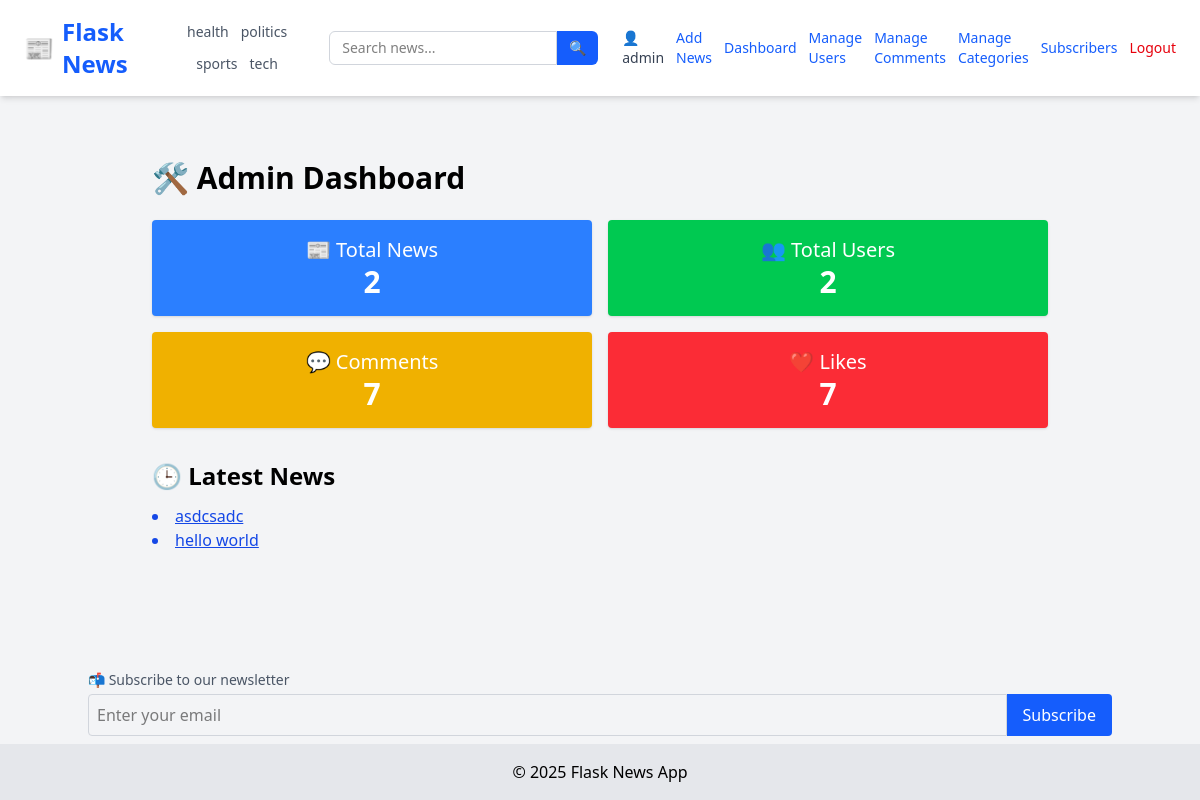
The page /admin/dashboard (signed in) on the database its author committed.
### tables this page shows
CREATE TABLE categories (
            id INTEGER PRIMARY KEY AUTOINCREMENT,
            name TEXT UNIQUE NOT NULL
        );

CREATE TABLE users (
            id INTEGER PRIMARY KEY AUTOINCREMENT,
            username TEXT NOT NULL,
            email TEXT UNIQUE NOT NULL,
            password TEXT NOT NULL,
            role TEXT DEFAULT 'user'
        );

CREATE TABLE news (
            id INTEGER PRIMARY KEY AUTOINCREMENT,
            title TEXT,
            content TEXT,
            image TEXT,
            author_id INTEGER,
            category_id INTEGER,
            view_count INTEGER DEFAULT 0,
            FOREIGN KEY(author_id) REFERENCES users(id),
            FOREIGN KEY(category_id) REFERENCES categories(id)
        );

### app/admin_routes.py (the view)
@admin.route('/admin/dashboard')
@login_required
@admin_only
def dashboard():
    conn = sqlite3.connect(current_app.config['DATABASE'])
    c = conn.cursor()
    c.execute("SELECT COUNT(*) FROM news")
    total_news = c.fetchone()[0]
    c.execute("SELECT COUNT(*) FROM users")
    total_users = c.fetchone()[0]
    c.execute("SELECT COUNT(*) FROM comments")
    total_comments = c.fetchone()[0]
    c.execute("SELECT COUNT(*) FROM likes")
    total_likes = c.fetchone()[0]
    c.execute("SELECT title, id FROM news ORDER BY id DESC LIMIT 5")
    latest_news = c.fetchall()
    conn.close()
    return render_template('admin/dashboard.html',
        total_news=total_news,
        total_users=total_users,
        total_comments=total_comments,
        total_likes=total_likes,
        latest_news=latest_news
    )

### app/__init__.py (called while the page is built)
def create_app():
    app = Flask(__name__, instance_relative_config=True)
    app.config.from_object('config.Config')
    from app.routes import main
    app.register_blueprint(main)
    from app.admin_routes import admin
    app.register_blueprint(admin)
    from app.user_routes import user
    app.register_blueprint(user)
    init_db(app)
    login_manager.init_app(app)
    @login_manager.user_loader
    def user_loader(user_id):
        return load_user(user_id)
    @app.context_processor
    def inject_now():
        return {'now': datetime.now}
    @app.context_processor
    def inject_categories():
        conn = sqlite3.connect(current_app.config['DATABASE'])
        c = conn.cursor()
        c.execute("SELECT id, name FROM categories ORDER BY name ASC")
        categories = c.fetchall()
        conn.close()
        return {'categories': categories}
    return app

### app/models.py (called while the page is built)
def load_user(user_id):
    conn = sqlite3.connect(current_app.config['DATABASE'])
    c = conn.cursor()
    c.execute("SELECT id, username,email, role FROM users WHERE id = ?", (user_id,))
    row = c.fetchone()
    conn.close()
    if row:
        return User(*row)
    return None

### app/utils.py (called while the page is built)
def admin_only(f):
    @wraps(f)
    def decorated(*args, **kwargs):
        if not current_user.is_authenticated or current_user.role != 'admin':
            abort(403)
        return f(*args, **kwargs)
    return decorated

### app/templates/admin/dashboard.html
{% extends "layout.html" %} {% block title %}Admin Dashboard{% endblock %} {%
block content %}
<div class="max-w-4xl mx-auto py-10">
  <h1 class="text-3xl font-bold mb-6">🛠️ Admin Dashboard</h1>
  <div class="grid grid-cols-2 gap-4 text-center text-white mb-8">
    <div class="bg-blue-500 p-4 rounded shadow">
      <p class="text-xl">📰 Total News</p>
      <p class="text-3xl font-bold">{{ total_news }}</p>
    </div>
    <div class="bg-green-500 p-4 rounded shadow">
      <p class="text-xl">👥 Total Users</p>
      <p class="text-3xl font-bold">{{ total_users }}</p>
    </div>
    <div class="bg-yellow-500 p-4 rounded shadow">
      <p class="text-xl">💬 Comments</p>
      <p class="text-3xl font-bold">{{ total_comments }}</p>
    </div>
    <div class="bg-red-500 p-4 rounded shadow">
      <p class="text-xl">❤️ Likes</p>
      <p class="text-3xl font-bold">{{ total_likes }}</p>
    </div>
  </div>
  <h2 class="text-2xl font-semibold mb-3">🕒 Latest News</h2>
  <ul class="list-disc list-inside text-blue-700">
    {% for n in latest_news %}
    <li>
      <a href="{{ url_for('main.view_news', id=n[1]) }}" class="underline"
        >{{ n[0] }}</a
      >
    </li>
    {% endfor %}
  </ul>
</div>
{% endblock %}

### app/templates/layout.html (shortened to what this page needs)
<!DOCTYPE html>
<html lang="en">
  <head>
    <link
      rel="stylesheet"
      href="https://cdnjs.cloudflare.com/ajax/libs/font-awesome/4.7.0/css/font-awesome.min.css"
    />
    <script src="https://cdn.jsdelivr.net/npm/@tailwindcss/browser@4"></script>
  </head>
  <body class="bg-gray-100 min-h-screen flex flex-col">
    <nav
      class="bg-white shadow-md px-6 py-4 flex flex-wrap md:flex-nowrap justify-between items-center"
    >
      <a
        href="/"
        class="text-2xl font-extrabold text-blue-600 flex items-center gap-2"
      >
        📰 <span>Flask News</span>
      </a>
      <div
        class="flex flex-wrap justify-center gap-3 mt-4 md:mt-0 md:ml-6 text-sm text-gray-600 font-medium"
      >
        {% for cat in categories %}
        <a
          href="{{ url_for('main.filter_by_category', name=cat[1]) }}"
          class="hover:text-blue-600 transition-colors"
        >
          {{ cat[1] }}
        </a>
        {% endfor %}
      </div>
      <form
        method="GET"
        action="{{ url_for('main.search') }}"
        class="flex mt-4 md:mt-0 md:ml-6"
      >
        <input
          type="text"
          name="q"
          placeholder="Search news..."
          required
          class="px-3 py-1.5 border rounded-l-md border-gray-300 focus:outline-none focus:ring focus:border-blue-500 text-sm"
        />
        <button
          type="submit"
          class="px-3 py-1.5 bg-blue-600 text-white rounded-r-md text-sm hover:bg-blue-700 transition-colors"
        >
          🔍
        </button>
      </form>
      <div class="flex items-center gap-3 mt-4 md:mt-0 md:ml-6 text-sm">
        {% if current_user.is_authenticated %}
        <a href="{{ url_for('user.user_profile', email=current_user.email) }}"
          ><span class="text-gray-700">👤 {{ current_user.username }}</span></a
        >
        {% if current_user.role == 'admin' %}
        <a href="/add" class="text-blue-600 hover:underline">Add News</a>
        <a
          href="{{url_for('admin.dashboard')}}"
          class="text-blue-600 hover:underline"
          >Dashboard</a
        >
        <a
          href="{{ url_for('admin.manage_users') }}"
          class="text-blue-600 hover:underline"
          >Manage Users</a
        >
        <a
          href="{{ url_for('admin.manage_comments') }}"
          class="text-blue-600 hover:underline"
        >
          Manage Comments</a
        >
        <a
          href="{{ url_for('admin.manage_categories') }}"
          class="text-blue-600 hover:underline"
        >
          Manage Categories</a
        >
        <a
          href="{{ url_for('admin.view_subscribers') }}"
          class="text-blue-600 hover:underline"
          >Subscribers</a
        >
        {% endif %}
        <a href="/logout" class="text-red-600 hover:underline">Logout</a>
        {% else %}
        <a href="/login" class="text-blue-600 hover:underline">Login</a>
        <a href="/register" class="text-blue-600 hover:underline">Register</a>
        {% endif %}
      </div>
    </nav>
    <main class="flex-grow container mx-auto p-6">
       {% block content %}{% endblock %}
    </main>
    <div class="container mx-auto mb-2">
      <form action="{{ url_for('user.subscribe') }}" method="POST" class="mt-4">
        <label class="block text-sm text-gray-600 mb-1"
          >📬 Subscribe to our newsletter</label
        >
        <div class="flex">
          <input
            type="email"
            name="email"
            required
            placeholder="Enter your email"
            class="w-full p-2 rounded-l border border-gray-300"
          />
          <button type="submit" class="bg-blue-600 text-white px-4 rounded-r">
            Subscribe
          </button>
        </div>
      </form>
    </div>
    <footer class="bg-gray-200 text-center py-4">
      &copy; {{ now().year }} Flask News App
    </footer>
  </body>
</html>

### rows shown on the page
categories: name "health"
categories: name "politics"
categories: name "sports"
categories: name "tech"
users: username "admin"
news: title "asdcsadc"
news: title "hello world"

### other values the page prints
{{ total_news }} "2"
{{ total_users }} "2"
{{ total_comments }} "7"
{{ total_likes }} "7"
